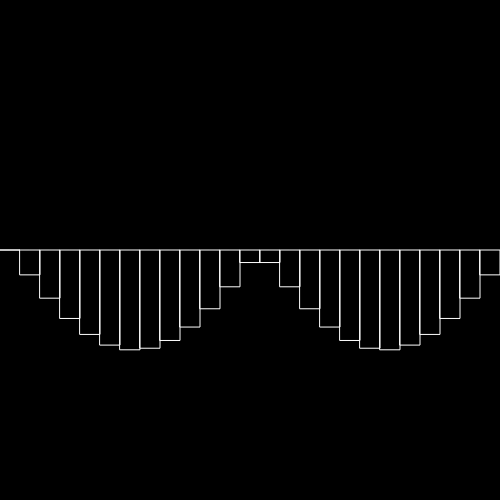
Frame 1 (no input)
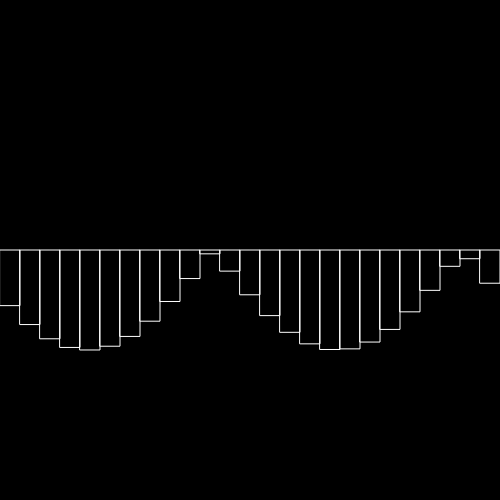
Frame 60 (no input)
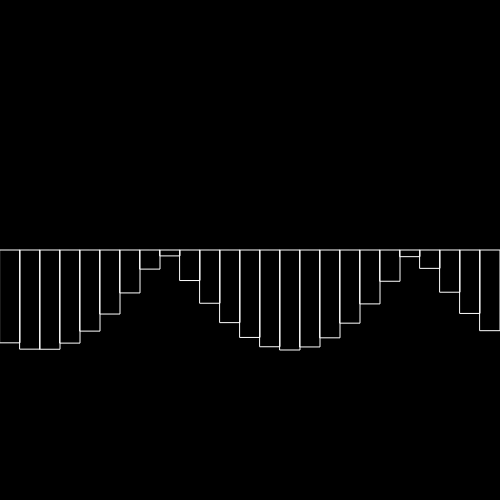
Frame 120 (the mouse pressed at the canvas centre since frame 60)

The p5.js sketch that drew these frames (run headless with seeded random() and noise() and a simulated clock; from frame 60 on, the mouse is pressed at the canvas centre):

// p5.js sketch
// ── sketch.js
//The waveform doesn't have to be made of ellipses or vertices! Try drawing rectangles, lines or other shapes!
var phase, amplitude, frequency, spacing;
function setup(){
    createCanvas(500,500);
    frequency = 1; //frequency defines how often the wave repeats
    amplitude = 100; //amplitude defines the range
    phase = 0; //phase defines the starting position
    spacing = 20; //spacing between blocks
    noFill();
    stroke(255);
}
function draw(){
    background(0);
    stroke(255);
    //move to center
    translate(0, height/2);
    for(var x = 0; x < width; x+=spacing){
        //calculate the angle based on x position
        var angle = map(x, 0, width, 0, TWO_PI);
        //calculate height of block
        var h = sin(angle*frequency+phase)*amplitude;
        rect(x,0,spacing,h);
    }
    //move the wave along by changing phase
    phase+=0.01;
}
